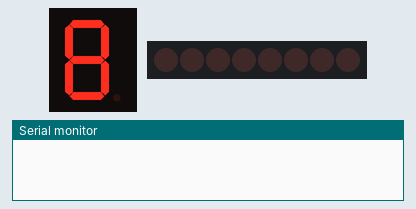
This sketch was run on a simulated Arduino Uno, built with avr-gcc and run on an emulated ATmega328P. Shown: 1-digit seven-segment display, 8 shift-register outputs drawn as a row of LEDs (first output left, lit = HIGH), the last lines printed to the serial monitor. Wiring (inferred from the names in the program): shift register (74HC595): data pin 4; shift clock pin 2; latch pin 3; 1-digit 7-segment display, segments lit when LOW: segments pin 12, pin 11, pin 10, pin 9, pin 8, pin 7, pin 6. Wiring (inferred from the signals the program sends): row of LEDs: on Q0, Q1, Q2, Q3, Q4, Q5, Q6, Q7. The segment pins are drawn as the display they are named for.

Above: at 0.1 s.
At 4.3 s:
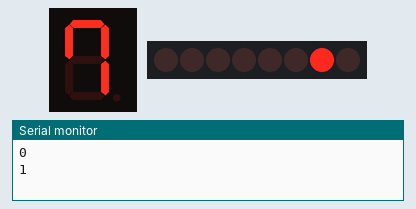
At 9.3 s:
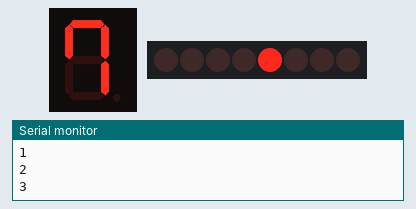
At 14.3 s:
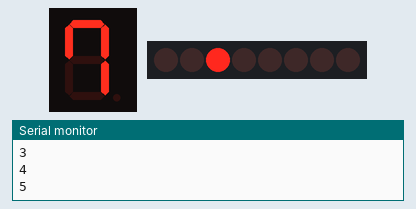
At 19.3 s:
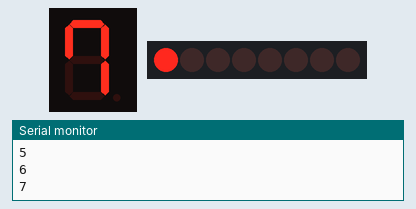
At 37.3 s:
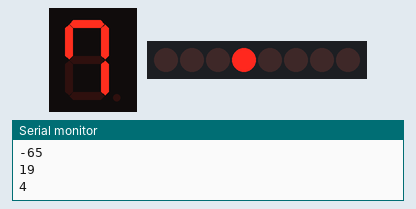
Timing chart, 0 to 39.7 s (numbered marks = the images above):
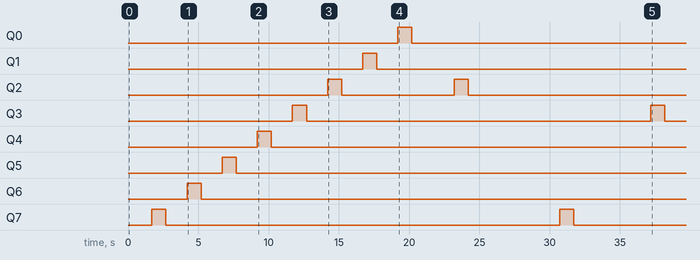

The sketch:

stranger_things.ino
```cpp
#include "Arduino.h"

/*
Stranger Things (Netflix - All Rights Reserved) Project

This project aims to build a luminous panel showing words similar
to what is on the wall of the living room of
Stranger Things (Netflix - All Rights Reserved) TV series.

Author: Samir Trajano Feitosa
License: Apache 2.0
----------------------------------------
-----| https://github.com/samirtf |-----
----------------------------------------
*/

int const DELAY = 1000; //delay 74HC595
int const CLEAR_DELAY = 500; //delay 74HC595

// First Shift Register 74HC595
int const clockSR1 = 2; // clock
int const latchSR1 = 3; // latch
int const dataSR1  = 4; // data

// Second Shift Register 74HC595
int const clockSR2 = 5; // clock
int const latchSR2 = 6; // latch
int const dataSR2  = 7; // data

// Third Shift Register 74HC595
int const clockSR3 = 8; // clock
int const latchSR3 = 9; // latch
int const dataSR3  = 10; // data

// letters Y & Z - pins
int const letterY  = 11; // setted to pin 11
int const letterZ  = 12; // setted to pin 12

void (*letterFunction[26]) ();


// SR1 = [a:1, b:2, c:3, d:4, e:5, f:6, g:7, h:8]
// SR2 = [i:1, j:2, k:3, l:4, m:5, n:6, o:7, p:8]
// SR3 = [q:1, r:2, s:3, t:4, u:5, v:6, w:7, x:8]
void setup() {

  Serial.begin(9600);      // open the serial port at 9600 bps:
  setupLetterFunctionArray();
  // setting pins as output
  pinMode(clockSR1,OUTPUT);
  pinMode(latchSR1,OUTPUT);
  pinMode(dataSR1, OUTPUT);
  pinMode(clockSR2,OUTPUT);
  pinMode(latchSR2,OUTPUT);
  pinMode(dataSR2, OUTPUT);
  pinMode(clockSR3,OUTPUT);
  pinMode(latchSR3,OUTPUT);
  pinMode(dataSR3, OUTPUT);
  pinMode(letterY, OUTPUT);
  pinMode(letterZ, OUTPUT);
}

void setupLetterFunctionArray() {
    letterFunction[0] = a;
    letterFunction[1] = b;
    letterFunction[2] = c;
    letterFunction[3] = d;
    letterFunction[4] = e;
    letterFunction[5] = f;
    letterFunction[6] = g;
    letterFunction[7] = h;
    letterFunction[8] = i;
    letterFunction[9] = j;
    letterFunction[10] = k;
    letterFunction[11] = l;
    letterFunction[12] = m;
    letterFunction[13] = n;
    letterFunction[14] = o;
    letterFunction[15] = p;
    letterFunction[16] = q;
    letterFunction[17] = r;
    letterFunction[18] = s;
    letterFunction[19] = t;
    letterFunction[20] = u;
    letterFunction[21] = v;
    letterFunction[22] = w;
    letterFunction[23] = x;
    letterFunction[24] = y;
    letterFunction[25] = z;
}

// Clear all shift registers and Y & Z pins.
void clearAll() {
  clearSR(1);
  clearSR(2);
  clearSR(3);
  digitalWrite(letterY, LOW);
  digitalWrite(letterZ, LOW);
}

// Clear a shiftRegister
void clearSR(int shiftRegister) {
  led(shiftRegister, 0, CLEAR_DELAY);
}

// Set a value to a shift register and a delay
void led(int shiftRegister, int value, int aDelay) {
    if( shiftRegister == 1 ) {

        // allow data flow
        digitalWrite(latchSR1,LOW);

        for (int x = 0; x <= 7; x++) {

            // ready to get the bit
            digitalWrite(clockSR1,LOW);

            if (value & (1 << x)) {
                digitalWrite(dataSR1,HIGH);
            } else {
                digitalWrite(dataSR1,LOW);
            }

            // store the received bit
            digitalWrite(clockSR1,HIGH);
        }

        // close the data flow and send the 8 bits
        digitalWrite(latchSR1,HIGH);

    } else if (shiftRegister == 2) {

        // allow data flow
        digitalWrite(latchSR2,LOW);

        for (int x = 0; x <= 7; x++) {

            // ready to get the bit
            digitalWrite(clockSR2,LOW);

            if (value & (1 << x)) {
                digitalWrite(dataSR2,HIGH);
            } else {
                digitalWrite(dataSR2,LOW);
            }

            // store the received bit
            digitalWrite(clockSR2,HIGH);
        }

        // close the data flow and send the 8 bits
        digitalWrite(latchSR2,HIGH);

    } else if (shiftRegister == 3) {

        // allow data flow
        digitalWrite(latchSR3,LOW);

        for (int x = 0; x <= 7; x++) {

            // ready to get the bit
            digitalWrite(clockSR3,LOW);

            if (value & (1 << x)) {
                digitalWrite(dataSR3,HIGH);
            } else {
                digitalWrite(dataSR3,LOW);
            }

            // store the received bit
            digitalWrite(clockSR3,HIGH);
        }

        // close the data flow and send the 8 bits
        digitalWrite(latchSR3,HIGH);

    } else { /* do nothing */ }
    delay(aDelay);
}

// SR1 = [a:1, b:2, c:3, d:4, e:5, f:6, g:7, h:8]
void a() {
    led(1, 1, DELAY);
}
void b() {
    led(1, 2, DELAY);
}
void c() {
    led(1, 4, DELAY);
}
void d() {
    led(1, 8, DELAY);
}
void e() {
    led(1, 16, DELAY);
}
void f() {
    led(1, 32, DELAY);
}
void g() {
    led(1, 64, DELAY);
}
void h() {
    led(1, 128, DELAY);
}


// SR2 = [i:1, j:2, k:3, l:4, m:5, n:6, o:7, p:8]
void i() {
    led(2, 1, DELAY);
}
void j() {
    led(2, 2, DELAY);
}
void k() {
    led(2, 4, DELAY);
}
void l() {
    led(2, 8, DELAY);
}
void m() {
    led(2, 16, DELAY);
}
void n() {
    led(2, 32, DELAY);
}
void o() {
    led(2, 34, DELAY);
}
void p() {
    led(2, 128, DELAY);
}


// SR3 = [q:1, r:2, s:3, t:4, u:5, v:6, w:7, x:8]
void q() {
    led(3, 1, DELAY);
}
void r() {
    led(3, 2, DELAY);
}
void s() {
    led(3, 4, DELAY);
}
void t() {
    led(3, 8, DELAY);
}
void u() {
    led(3, 16, DELAY);
}
void v() {
    led(3, 32, DELAY);
}
void w() {
    led(3, 34, DELAY);
}
void x() {
    led(3, 128, DELAY);
}

// IO = [y, z]
void y() {
    digitalWrite(letterY, HIGH);
}
void z() {
    digitalWrite(letterZ, HIGH);
}

void testSR1() {
    a();
    clearAll();
    b();
    clearAll();
    c();
    clearAll();
    d();
    clearAll();
    e();
    clearAll();
    f();
    clearAll();
    g();
    clearAll();
    h();
    clearAll();
}

void testSR2() {
    i();
    clearAll();
    j();
    clearAll();
    k();
    clearAll();
    l();
    clearAll();
    m();
    clearAll();
    n();
    clearAll();
    o();
    clearAll();
    p();
    clearAll();
}

void testSR3() {
    q();
    clearAll();
    r();
    clearAll();
    s();
    clearAll();
    t();
    clearAll();
    u();
    clearAll();
    v();
    clearAll();
    w();
    clearAll();
    x();
    clearAll();
}

void foraTemer() {

    f();
    clearAll();
    o();
    clearAll();
    r();
    clearAll();
    a();
    clearAll();

    clearAll();

    t();
    clearAll();
    e();
    clearAll();
    m();
    clearAll();
    e();
    clearAll();
    r();
    clearAll();

    clearAll();

}

void run() {

    r();
    clearAll();
    u();
    clearAll();
    n();
    clearAll();

    clearAll();

}

void masoq() {
    m();
    clearAll();
    a();
    clearAll();
    s();
    clearAll();
    o();
    clearAll();
    q();
    clearAll();

    clearAll();
}

void mebeija() {
    m();
    clearAll();
    e();
    clearAll();

    clearAll();

    b();
    clearAll();
    e();
    clearAll();
    i();
    clearAll();
    j();
    clearAll();
    a();
    clearAll();

    clearAll();
}

void showText( char text[] ) {
    char* textPtr;
    textPtr = text;

    /* loop until null is found */
    for (int i=0; textPtr[ i ]; i++) {
        Serial.println((int) textPtr[i] - 97);
        showLetter(textPtr[i]);
    }
}


void showLetter(char letter) {
  if(letter-97 >= 0 && letter-97 <= 122)
    (*letterFunction[ ((int) letter) - 97]) ();
  clearAll();
}
/*
void showLetter(char letter) {
    switch (letter) {
        case 'a':
            a();
        break;
        case 'b':
            b();
        break;
        case 'c':
            c();
        break;
        case 'd':
            d();
        break;
        default:
        // if nothing else matches, do the default
        // default is optional
        break;
    }
    clearAll();
}
*/

void showText(int index) {
    if (index == 0 ) {
        testSR1();
        testSR2();
        testSR3();
        y();
        clearAll();
        z();
        clearAll();

    } else if (index == 1) {
        foraTemer();
    } else if (index == 2) {
        run();
    } else if (index == 3) {
        masoq();
    } else if (index == 4) {
        mebeija();
    }
}


void loop() {

    clearAll();
    // wait time between a char and other.
    delay(200);

    //showText(0);
    showText("abcdefgh");
    clearAll();

    showText("fora temer"); // or showText(1);
    clearAll();

    showText("run"); // or showText(2);
    clearAll();

    showText("masoq"); // or showText(3);
    clearAll();

    showText("me beija"); // or showText(4);
    clearAll();

    delay(200);

}
```

Measured:
- by itself, Q0: LOW → HIGH at 19.2 s, → LOW 1.0 s later
- by itself, Q1: LOW → HIGH at 16.7 s, → LOW 1.0 s later
- by itself, Q2: alternates HIGH for 1.0 s and LOW for 8.0 s, 4 changes in all, then stays LOW
- by itself, Q3: alternates HIGH for 1.0 s and LOW for 24.5 s
- by itself, Q4: LOW → HIGH at 9.2 s, → LOW 1.0 s later
- by itself, Q5: LOW → HIGH at 6.7 s, → LOW 1.0 s later
- by itself, Q6: LOW → HIGH at 4.2 s, → LOW 1.0 s later
- by itself, Q7: alternates HIGH for 1.0 s and LOW for 28.0 s
